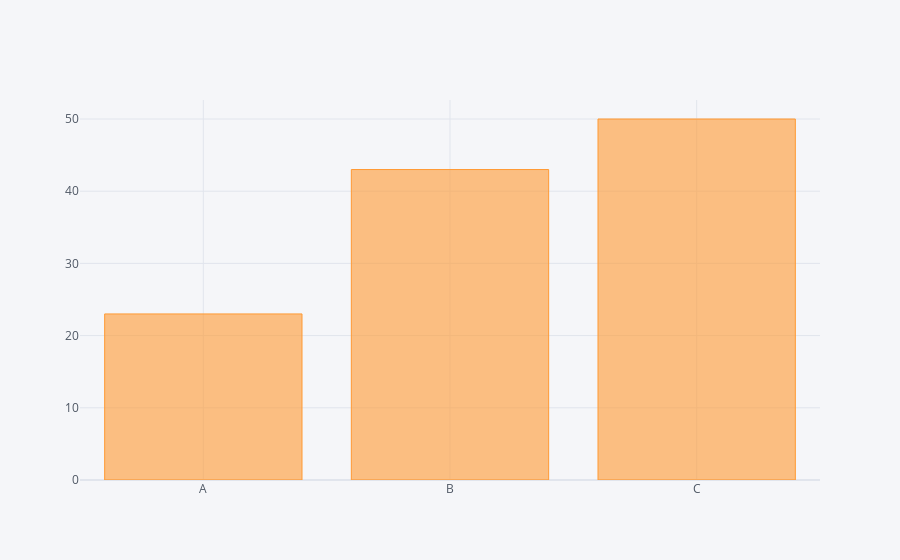

Source (notebook cell):
### Code cell
df2.iplot(kind = "bar", x = "category", y = "Values")

### Figure 1 — Plotly figure (JSON) as saved in the notebook; plotly's stock layout.template omitted (floating-point values rounded to 4 significant figures)
{"data": [{"marker": {"color": "rgba(255, 153, 51, 0.6)", "line": {"color": "rgba(255, 153, 51, 1.0)", "width": 1}}, "name": "Values", "orientation": "v", "text": "", "type": "bar", "x": ["A", "B", "C"], "y": [23, 43, 50]}], "layout": {"legend": {"bgcolor": "#F5F6F9", "font": {"color": "#4D5663"}}, "paper_bgcolor": "#F5F6F9", "plot_bgcolor": "#F5F6F9", "title": {"font": {"color": "#4D5663"}}, "xaxis": {"gridcolor": "#E1E5ED", "showgrid": true, "tickfont": {"color": "#4D5663"}, "title": {"font": {"color": "#4D5663"}, "text": ""}, "zerolinecolor": "#E1E5ED"}, "yaxis": {"gridcolor": "#E1E5ED", "showgrid": true, "tickfont": {"color": "#4D5663"}, "title": {"font": {"color": "#4D5663"}, "text": ""}, "zerolinecolor": "#E1E5ED"}}}
